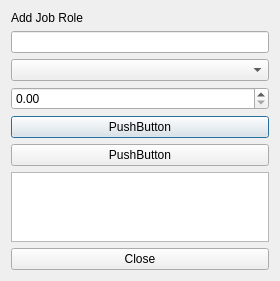
<?xml version="1.0" encoding="UTF-8"?>
<ui version="4.0">
 <class>Jobadd</class>
 <widget class="QDialog" name="Jobadd">
  <property name="geometry">
   <rect>
    <x>0</x>
    <y>0</y>
    <width>280</width>
    <height>274</height>
   </rect>
  </property>
  <property name="windowTitle">
   <string>jobadd — The Dollar Tracker</string>
  </property>
  <layout class="QVBoxLayout" name="layout">
   <item>
    <widget class="QLabel" name="title">
     <property name="text">
      <string>Add Job Role</string>
     </property>
    </widget>
   </item>
   <item>
    <widget class="QLineEdit" name="editRoleName"/>
   </item>
   <item>
    <widget class="QComboBox" name="comboType"/>
   </item>
   <item>
    <widget class="QDoubleSpinBox" name="spinRate"/>
   </item>
   <item>
    <widget class="QPushButton" name="saveBtn">
     <property name="text">
      <string>PushButton</string>
     </property>
    </widget>
   </item>
   <item>
    <widget class="QPushButton" name="closeBtn_2">
     <property name="text">
      <string>PushButton</string>
     </property>
    </widget>
   </item>
   <item>
    <widget class="QTextEdit" name="area"/>
   </item>
   <item>
    <widget class="QPushButton" name="closeBtn">
     <property name="text">
      <string>Close</string>
     </property>
    </widget>
   </item>
  </layout>
 </widget>
 <resources/>
 <connections/>
</ui>
